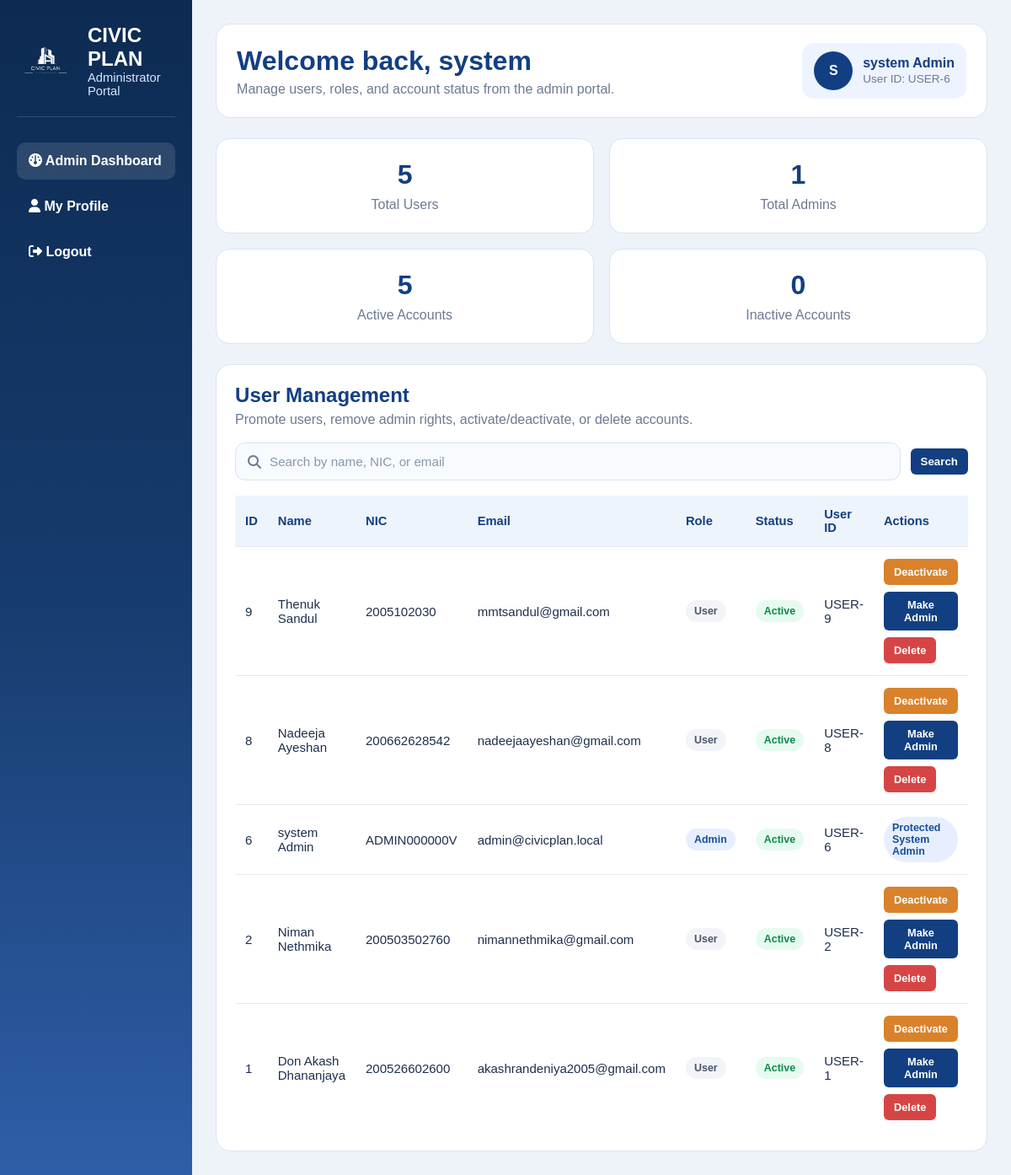
The page /admin/dashboard (signed in) on the database as committed earlier.
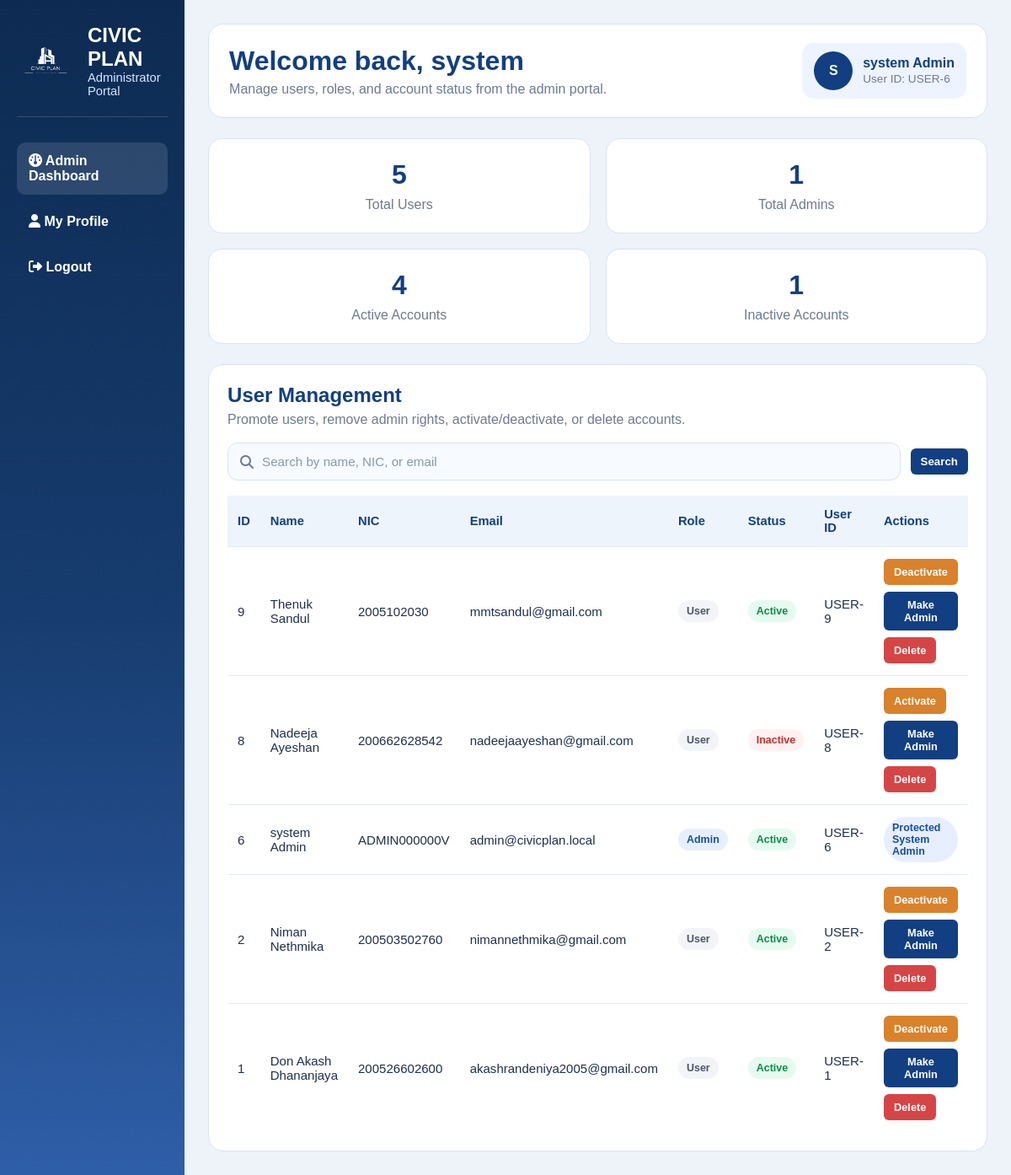
The same page on the database as committed later.
### tables this page shows
CREATE TABLE users (
    user_id INTEGER PRIMARY KEY AUTOINCREMENT,
    first_name TEXT NOT NULL,
    last_name TEXT NOT NULL,
    phone_number TEXT,
    email TEXT UNIQUE NOT NULL,
    password_hash TEXT NOT NULL,
    date_of_birth TEXT,
    address TEXT,
    city TEXT,
    nic TEXT UNIQUE NOT NULL,
    is_admin BOOLEAN DEFAULT FALSE,
    created_at TEXT DEFAULT CURRENT_TIMESTAMP
, employee_id TEXT, is_active BOOLEAN DEFAULT 1);

### routes/admin_routes.py (the view)
@admin_bp.route("/admin/dashboard")
def admin_dashboard():
    admin_user, redirect_response = admin_required()
    if redirect_response:
        return redirect_response
    search_query = request.args.get("search", "").strip()
    conn = get_connection()
    cursor = conn.cursor()
    cursor.execute("SELECT COUNT(*) AS total_users FROM users")
    total_users = cursor.fetchone()["total_users"]
    cursor.execute("SELECT COUNT(*) AS total_admins FROM users WHERE is_admin = 1")
    total_admins = cursor.fetchone()["total_admins"]
    cursor.execute("SELECT COUNT(*) AS active_users FROM users WHERE is_active = 1")
    active_users = cursor.fetchone()["active_users"]
    cursor.execute("SELECT COUNT(*) AS inactive_users FROM users WHERE is_active = 0")
    inactive_users = cursor.fetchone()["inactive_users"]
    if search_query:
        like_term = f"%{search_query}%"
        cursor.execute(
            """
            SELECT *
            FROM users
            WHERE (
                first_name || ' ' || last_name LIKE ?
                OR first_name LIKE ?
                OR last_name LIKE ?
                OR nic LIKE ?
                OR email LIKE ?
            )
            ORDER BY created_at DESC, user_id DESC
            """,
            (like_term, like_term, like_term, like_term, like_term),
        )
    else:
        cursor.execute(
            """
            SELECT *
            FROM users
            ORDER BY created_at DESC, user_id DESC
            """
        )
    users = cursor.fetchall()
    conn.close()
    return render_template(
        "admin_dashboard.html",
        user=admin_user,
        users=users,
        total_users=total_users,
        total_admins=total_admins,
        active_users=active_users,
        inactive_users=inactive_users,
        search_query=search_query,
    )

### database/db_connection.py (called while the page is built)
def get_connection():
    conn = sqlite3.connect(db_path)
    conn.row_factory = sqlite3.Row
    conn.execute("PRAGMA foreign_keys = ON")
    return conn

### routes/admin_routes.py (called while the page is built)
def get_current_user():
    if "user_id" not in session:
        return None
    conn = get_connection()
    cursor = conn.cursor()
    cursor.execute("""
        SELECT * FROM users
        WHERE user_id = ?
    """, (session["user_id"],))
    user = cursor.fetchone()
    conn.close()
    return user

def admin_required():
    user = get_current_user()
    if not user:
        flash("Please sign in first.", "error")
        return None, redirect(url_for("auth.login"))
    if not user["is_admin"]:
        flash("Admin access only.", "error")
        return None, redirect(url_for("main.dashboard"))
    return user, None

### templates/admin_dashboard.html (shortened to what this page needs)
<!DOCTYPE html>
<html lang="en">
<head>
    <link rel="stylesheet" href="{{ url_for('static', filename='admin_dashboard.css') }}" />
    <link rel="stylesheet" href="https://cdnjs.cloudflare.com/ajax/libs/font-awesome/6.5.0/css/all.min.css" />
</head>
<body>
    <div class="admin-shell">
        <aside class="sidebar">
            <div class="sidebar-brand">
                <img src="{{ url_for('static', filename='images/logo-removebackground.png') }}" alt="Logo">
                <div>
                    <h2>CIVIC PLAN</h2>
                    <p>Administrator Portal</p>
                </div>
            </div>
            <nav class="sidebar-nav">
                <a href="{{ url_for('admin.admin_dashboard') }}" class="active">
                    <i class="fa-solid fa-gauge"></i> Admin Dashboard
                </a>
                <a href="{{ url_for('user.account') }}">
                    <i class="fa-solid fa-user"></i> My Profile
                </a>
                <a href="{{ url_for('auth.logout') }}">
                    <i class="fa-solid fa-right-from-bracket"></i> Logout
                </a>
            </nav>
        </aside>
        <main class="main-content">
            <header class="topbar">
                <div>
                    <h1>Welcome back, {{ user['first_name'] }}</h1>
                    <p>Manage users, roles, and account status from the admin portal.</p>
                </div>
                <div class="admin-chip">
                    <div class="avatar">{{ user['first_name'][0] | upper }}</div>
                    <div>
                        <strong>{{ user['first_name'] }} {{ user['last_name'] }}</strong>
                        <span>User ID: USER-{{ user['user_id'] }}</span>
                    </div>
                </div>
            </header>
            <section class="stats-grid">
                <div class="stat-card">
                    <h3>{{ total_users }}</h3>
                    <p>Total Users</p>
                </div>
                <div class="stat-card">
                    <h3>{{ total_admins }}</h3>
                    <p>Total Admins</p>
                </div>
                <div class="stat-card">
                    <h3>{{ active_users }}</h3>
                    <p>Active Accounts</p>
                </div>
                <div class="stat-card">
                    <h3>{{ inactive_users }}</h3>
                    <p>Inactive Accounts</p>
                </div>
            </section>
            <section class="panel">
                <div class="panel-header">
                    <h2>User Management</h2>
                    <p>Promote users, remove admin rights, activate/deactivate, or delete accounts.</p>
                </div>
                <form class="search-form" method="GET" action="{{ url_for('admin.admin_dashboard') }}">
                    <div class="search-input-group">
                        <i class="fa-solid fa-magnifying-glass"></i>
                        <input type="text" name="search" placeholder="Search by name, NIC, or email"
                            value="{{ search_query if search_query else '' }}" />
                    </div>
                    <button type="submit" class="btn primary">Search</button>
                </form>
                <div class="table-wrap">
                    <table>
                        <thead>
                            <tr>
                                <th>ID</th>
                                <th>Name</th>
                                <th>NIC</th>
                                <th>Email</th>
                                <th>Role</th>
                                <th>Status</th>
                                <th>User ID</th>
                                <th>Actions</th>
                            </tr>
                        </thead>
                        <tbody>
                            {% if users %}
                            {% for u in users %}
                            <tr>
                                <td>{{ u['user_id'] }}</td>
                                <td>{{ u['first_name'] }} {{ u['last_name'] }}</td>
                                <td>{{ u['nic'] if u['nic'] else '-' }}</td>
                                <td>{{ u['email'] }}</td>
                                <td>
                                    {% if u['is_admin'] %}
                                    <span class="badge admin">Admin</span>
                                    {% else %}
                                    <span class="badge user">User</span>
                                    {% endif %}
                                </td>
                                <td>
                                    {% if u['is_active'] %}
                                    <span class="badge active">Active</span>
                                    {% else %}
                                    <span class="badge inactive">Inactive</span>
                                    {% endif %}
                                </td>
                                <td>USER-{{ u['user_id'] }}</td>
                                <td>
                                    {% set is_system_admin = (u['email'] == 'admin@civicplan.local' and u['nic'] ==
                                    'ADMIN000000V') %}
                                    {% if is_system_admin %}
                                    <div class="action-buttons">
                                        <span class="badge admin">Protected System Admin</span>
                                    </div>
                                    {% else %}
                                    <div class="action-buttons">
                                        <form action="{{ url_for('admin.toggle_user_status', user_id=u['user_id']) }}"
                                            method="POST">
                                            <button type="submit" class="btn small warning">
                                                {% if u['is_active'] %}Deactivate{% else %}Activate{% endif %}
                                            </button>
                                        </form>
                                        {% if not u['is_admin'] %}
                                        <form action="{{ url_for('admin.make_admin', user_id=u['user_id']) }}"
                                            method="POST">
                                            <button type="submit" class="btn small primary">Make Admin</button>
                                        </form>
                                        {% else %}
                                        <form action="{{ url_for('admin.remove_admin', user_id=u['user_id']) }}"
                                            method="POST">
                                            <button type="submit" class="btn small secondary">Remove Admin</button>
                                        </form>
                                        {% endif %}
                                        <form action="{{ url_for('admin.delete_user', user_id=u['user_id']) }}"
                                            method="POST"
                                            onsubmit="return confirm('Are you sure you want to delete this user?');">
                                            <button type="submit" class="btn small danger">Delete</button>
                                        </form>
                                    </div>
                                    {% endif %}
                                </td>
                            </tr>
                            {% endfor %}
                            {% else %}
                            <tr>
                                <td colspan="8" class="no-results">No users found.</td>
                            </tr>
                            {% endif %}
                        </tbody>
                    </table>
                </div>
            </section>
        </main>
    </div>
</body>
</html>

### static/admin_dashboard.css (style rules this page uses)
* { margin: 0; padding: 0; box-sizing: border-box; font-family: Arial, Helvetica, sans-serif; }
body { background: #eef3fa; color: #1e2f4d; }
.admin-shell { display: flex; min-height: 100vh; }
.sidebar { width: 280px; background: linear-gradient(to bottom, #0d2b52, #163b6d, #2f5ea8); color: white; padding: 28px 20px; }
.sidebar-brand { display: flex; align-items: center; gap: 14px; margin-bottom: 30px; padding-bottom: 22px; border-bottom: 1px solid rgba(255, 255, 255, 0.15); }
.sidebar-brand img { width: 70px; height: auto; }
.sidebar-brand h2 { font-size: 1.5rem; }
.sidebar-brand p { color: #d8e7ff; font-size: 0.92rem; }
.sidebar-nav { display: flex; flex-direction: column; gap: 10px; }
.sidebar-nav a { color: white; text-decoration: none; padding: 13px 14px; border-radius: 10px; font-weight: 600; }
.sidebar-nav a:hover, .sidebar-nav a.active { background: rgba(255, 255, 255, 0.12); }
.main-content { flex: 1; padding: 28px; }
.topbar { background: white; border-radius: 18px; padding: 22px 24px; display: flex; justify-content: space-between; align-items: center; margin-bottom: 24px; border: 1px solid #d8e3f3; }
.topbar h1 { color: #123f82; font-size: 2rem; margin-bottom: 6px; }
.topbar p { color: #6c7a92; }
.admin-chip { display: flex; align-items: center; gap: 12px; background: #edf4ff; padding: 10px 14px; border-radius: 14px; }
.avatar { width: 46px; height: 46px; border-radius: 50%; background: #123f82; color: white; display: flex; align-items: center; justify-content: center; font-weight: 800; }
.admin-chip strong { display: block; color: #123f82; }
.admin-chip span { font-size: 0.85rem; color: #6c7a92; }
.stats-grid { display: grid; grid-template-columns: repeat(4, 1fr); gap: 18px; margin-bottom: 24px; }
.stat-card { background: white; border: 1px solid #d8e3f3; border-radius: 16px; padding: 24px 20px; text-align: center; }
.stat-card h3 { font-size: 2rem; color: #123f82; margin-bottom: 8px; }
.stat-card p { color: #6c7a92; }
.panel { background: white; border: 1px solid #d8e3f3; border-radius: 18px; padding: 22px; }
.panel-header { margin-bottom: 18px; }
.panel-header h2 { color: #123f82; margin-bottom: 6px; }
.panel-header p { color: #6c7a92; }
.search-form { display: flex; align-items: center; gap: 12px; flex-wrap: wrap; margin-bottom: 18px; }
.search-input-group { flex: 1; min-width: 280px; display: flex; align-items: center; gap: 10px; background: #f7faff; border: 1px solid #d8e3f3; border-radius: 12px; padding: 0 14px; }
.search-input-group i { color: #6c7a92; }
.search-input-group input { width: 100%; border: none; outline: none; background: transparent; padding: 13px 0; font-size: 0.95rem; color: #1e2f4d; }
.search-input-group input::placeholder { color: #8a97ac; }
.table-wrap { overflow-x: auto; }
table { width: 100%; border-collapse: collapse; }
thead th { background: #eef4fb; color: #123f82; text-align: left; padding: 14px 12px; font-size: 0.92rem; }
tbody td { padding: 14px 12px; border-top: 1px solid #e4ebf5; font-size: 0.94rem; }
.badge { display: inline-block; padding: 6px 10px; border-radius: 999px; font-size: 0.78rem; font-weight: 700; }
.badge.admin { background: #e7efff; color: #174f9a; }
.badge.user { background: #f2f4f8; color: #4a5568; }
.badge.active { background: #e6fbef; color: #0d8a49; }
.badge.inactive { background: #fff1f1; color: #c53030; }
.action-buttons { display: flex; flex-wrap: wrap; gap: 8px; }
.btn { border: none; border-radius: 6px; padding: 8px 12px; color: white; cursor: pointer; font-weight: 700; text-decoration: none; }
.btn.small { font-size: 0.8rem; }
.btn.primary { background: #123f82; }
.btn.warning { background: #d9822b; }
.btn.danger { background: #d64545; }
@media (max-width: 1200px) { .stats-grid { grid-template-columns: repeat(2, 1fr); } }

Rows that differ between the two databases and show on the page:
changed users "Nadeeja": is_active "Active Deactivate" → "Inactive Activate"
Other text that changed with them:
{{ active_users }}: "5" → "4"
{{ inactive_users }}: "0" → "1"
